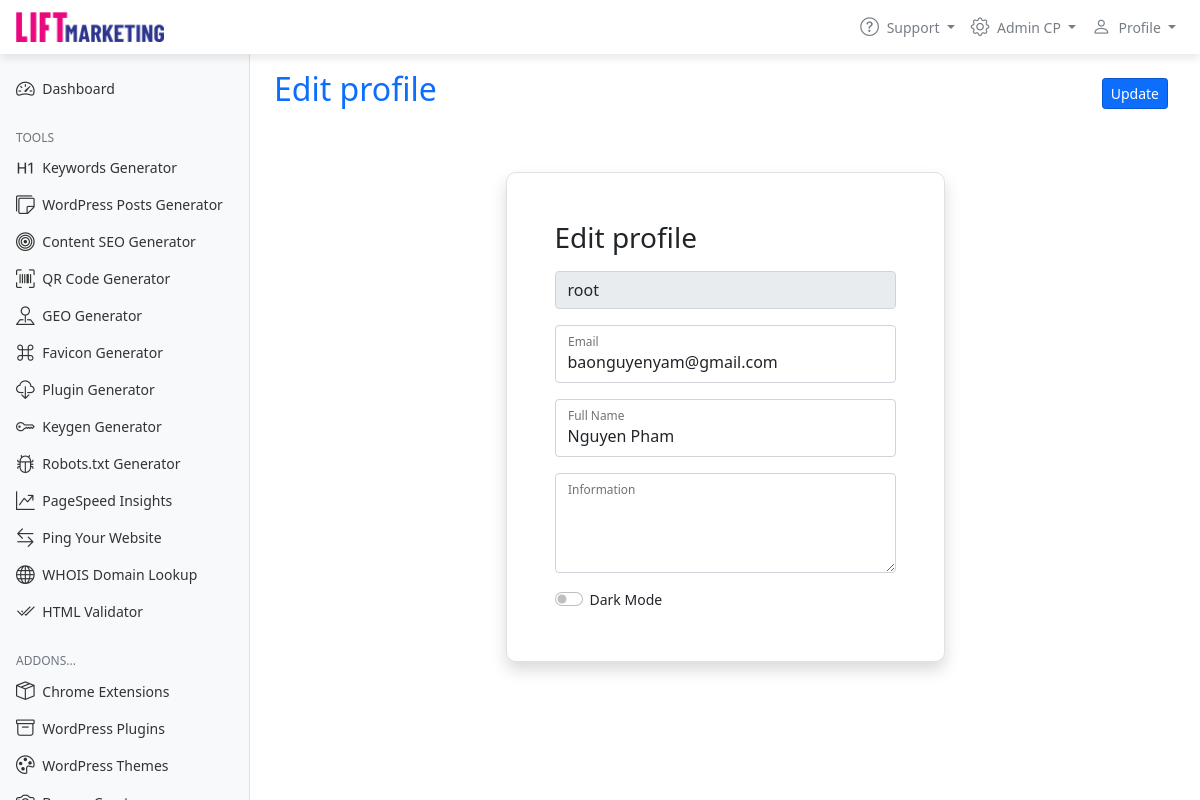
/views/profile.php (signed in), run on the app's committed database.
### tables this page shows
CREATE TABLE `tbl_members` (
  `member_id` int(8) NOT NULL,
  `member_name` varchar(255) NOT NULL,
  `member_password` varchar(64) NOT NULL,
  `member_type` tinyint(1) NOT NULL,
  `member_email` varchar(255) NOT NULL,
  `member_info` mediumtext NOT NULL,
  `member_fullname` mediumtext NOT NULL,
  `member_temp_pass` varchar(255) DEFAULT NULL,
  `member_active` int(11) NOT NULL DEFAULT '1'
);

### db/authCookieSessionValidate.php (called while the page is built, shortened)
<?php
require_once "Auth.php";
$auth = new Auth();
if (!empty($_SESSION["member_id"])) {
    $isMemberTypye = $auth->getMemberByID($_SESSION["member_id"])[0]["member_type"];
    if ($auth->getLogin($_SESSION["member_id"]) && count($auth->getLogin($_SESSION["member_id"])) > 0) {
        $auth->updateLogin(time(), $_SESSION["member_id"]);
    } else {
        $auth->insertLogin(time(), $_SESSION["member_id"]);
    }
    $isMemberActive = $auth->getMemberByID($_SESSION["member_id"])[0]["member_active"];
}

### db/DBController.php (called while the page is built, shortened)
<?php
class DBController {
	private $host = "localhost";
	private $user = "root";
	private $password = "root";
	private $database = "admin_seotool";
	private $conn;
    function __construct() {
        $this->conn = $this->connectDB();
    }
	function connectDB() {
		$conn = mysqli_connect($this->host,$this->user,$this->password,$this->database);
        $conn->set_charset('utf8mb4');
        return $conn;
	}
    function runQuery($query, $param_type, $param_value_array) {
        $sql = $this->conn->prepare($query);
        $this->bindQueryParams($sql, $param_type, $param_value_array);
        $sql->execute();
        $result = $sql->get_result();
        if ($result->num_rows > 0) {
            while($row = $result->fetch_assoc()) {
                $resultset[] = $row;
            }
        }
        if(!empty($resultset)) {
            return $resultset;
        }
    }
    function bindQueryParams($sql, $param_type, $param_value_array) {
        $param_value_reference[] = & $param_type;
        for($i=0; $i<count($param_value_array); $i++) {
            $param_value_reference[] = & $param_value_array[$i];
        }
        call_user_func_array(array(
            $sql,
            'bind_param'
        ), $param_value_reference);
    }
}
?>

### db/Auth.php (called while the page is built, shortened)
<?php
require "DBController.php";
class Auth
{
    function getMemberByID($id)
    {
        $db_handle = new DBController();
        $query = "SELECT * FROM tbl_members WHERE member_id = ?";
        $result = $db_handle->runQuery($query, 's', array($id));
        return $result;
    }
    function getLogin($id)
    {
        $db_handle = new DBController();
        $query = "SELECT * FROM tbl_login WHERE member_id = ?";
        $result = $db_handle->runQuery($query, 's', array($id));
        return $result;
    }
}

### includes/variables.php (called while the page is built, shortened)
<?php
require_once "db/authCookieSessionValidate.php";
require_once 'core/class-concat.php';
?>

### views/profile.php (the view, shortened to what this page needs)
<?php
require_once 'includes/variables.php';
require_once 'includes/header.php';
$getID  = isset($_GET["id"]) ? $_GET["id"] : $auth->getMemberByID($_SESSION["member_id"])[0]["member_id"];
$getMemberByID = $auth->getMemberByID($getID);
?>
<body>
<?php require 'includes/nav.php'; ?>
    <div class="container-fluid">
        <div class="row">
        <?php require 'includes/sidebar.php'; ?>
            <main class="col-md-9 ms-sm col-lg-10 col-xl px-md-4">
                <form action="" method="post" id="frmchange" class="form-signin">
                    <div
                        class="d-flex justify-content-between flex-wrap flex-md-nowrap align-items-center pt-3 pb-2 mb-3">
                        <div>
                        <h1 class="h2">Edit profile</h1>
                        </div>
                        <div class="btn-toolbar mb-2 mb-md-0">
                            <div class="btn-group me-2">
                                <input type="submit" name="change" class="btn btn-sm btn-primary" value="Update" id="createuser">
                            </div>
                        </div>
                    </div>
                    <div class="row mt-5">
                        <div class="col-xl-6 offset-xl-3">
                            <div class="shadow p-5 mb-5 bg-body rounded border mt-xxl-5 mx-xxl-5">
                                <h3 class="h3 mb-3 mt-0">Edit profile</h3>
                                <div class="form-group mb-3">
                                    <label class="form-control" disabled><?php echo $getMemberByID[0]["member_name"]; ?></label>
                                </div>
                                <div class="form-floating mb-3">
                                    <input name="member_email" type="email" value="<?php echo $getMemberByID[0]["member_email"]; ?>" id="inputN" class="form-control" placeholder="" required autofocus>
                                    <label for="inputN">Email</label>
                                </div>
                                <div class="form-floating mb-3">
                                    <input name="fullname" type="text" value="<?php echo $getMemberByID[0]["member_fullname"]; ?>" id="inputO" class="form-control" placeholder="">
                                    <label for="inputO">Full Name</label>
                                </div>
                                <?php
                                if($isMemberTypye == 1 && $getMemberByID[0]["member_id"] != $auth->getMemberByID($_SESSION["member_id"])[0]["member_id"]) {
                                ?>
                                <div class="form-floating mb-3">
                                    <select name="type" id="type" class="form-select">
                                        <option value="0"<?php echo $getMemberByID[0]["member_type"] == 0 ? ' selected' : ''; ?>>User</option>
                                        <option value="1"<?php echo $getMemberByID[0]["member_type"] == 1 ? ' selected' : ''; ?>>Administrator</option>
                                        <option value="2"<?php echo $getMemberByID[0]["member_type"] == 2 ? ' selected' : ''; ?>>Moderator</option>
                                        <option value="3"<?php echo $getMemberByID[0]["member_type"] == 3 ? ' selected' : ''; ?>>Customers</option>
                                    </select>
                                    <label for="type">Type</label>
                                </div>
                                <?php
                                }
                                ?>
                                <div class="form-floating mb-3">
                                    <textarea name="content" id="content" class="form-control" rows="5" style="min-height: 100px"><?php echo $getMemberByID[0]["member_info"]; ?></textarea>
                                    <label for="content">Information</label>
                                </div>
                                <?php
                                if($getMemberByID[0]["member_id"] == $auth->getMemberByID($_SESSION["member_id"])[0]["member_id"]) {
                                ?>
                                <div class="form-check form-switch mb-0">
                                    <input class="form-check-input" type="checkbox" id="darkmode" name="darkmode"<?= (!empty($_COOKIE["active_theme"]) && $_COOKIE["active_theme"] === '1') ? ' checked': '' ;?> />
                                    <label class="form-check-label" for="darkmode">Dark Mode</label>
                                </div>
                                <?php } ?>
                            </div>
                        </div>
                    </div>
                </form>
            </main>
        </div>
    </div>
</body>
</html>

### data on the page
tbl_members: member_name "root", member_email "baonguyenyam@gmail.com", fullname "Nguyen Pham"
